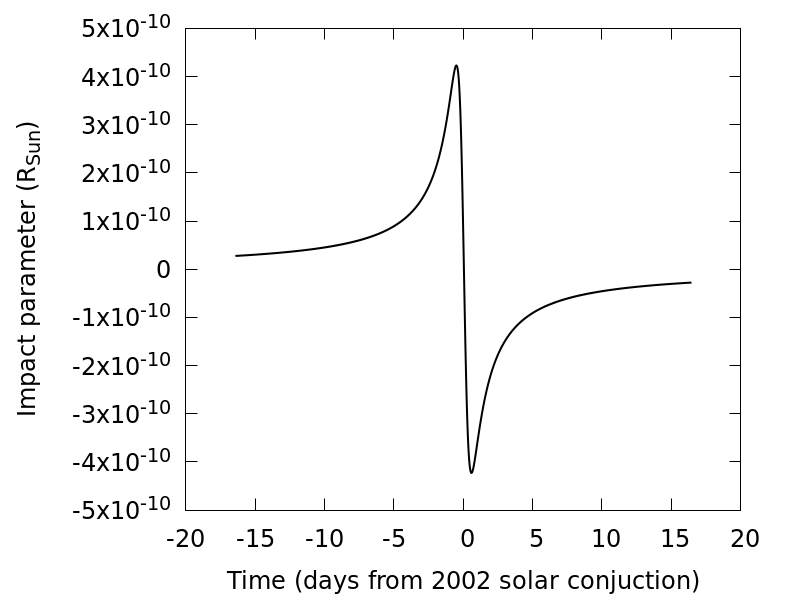

gnuplot code for this plot:
#!/usr/bin/gnuplot -persist
#
#    
#    	G N U P L O T
#    	Version 5.4 patchlevel 4    last modified 2022-07-10 
#    
#    	Copyright (C) 1986-1993, 1998, 2004, 2007-2022
#    	Thomas Williams, Colin Kelley and many others
#    
#    	gnuplot home:     http://www.gnuplot.info
#    	faq, bugs, etc:   type "help FAQ"
#    	immediate help:   type "help"  (plot window: hit 'h')
set terminal pngcairo  background "#ffffff" enhanced font "DejaVu Sans,18" fontscale 1.0 size 800, 600 
set output 'y.png'
unset clip points
set clip one
unset clip two
unset clip radial
set errorbars front 1.000000 
set border 31 front lt black linewidth 1.000 dashtype solid
set zdata 
set ydata 
set xdata 
set y2data 
set x2data 
set boxwidth
set boxdepth 0
set style fill  empty border
set style rectangle back fc  bgnd fillstyle   solid 1.00 border lt -1
set style circle radius graph 0.02 
set style ellipse size graph 0.05, 0.03 angle 0 units xy
set dummy x, y
set format x "% h" 
set format y "% h" 
set format x2 "% h" 
set format y2 "% h" 
set format z "% h" 
set format cb "% h" 
set format r "% h" 
set ttics format "% h"
set timefmt "%d/%m/%y,%H:%M"
set angles radians
set tics back
unset grid
unset raxis
set theta counterclockwise right
set style parallel front  lt black linewidth 2.000 dashtype solid
set key notitle
set key fixed right top vertical Right noreverse enhanced autotitle nobox
set key noinvert samplen 4 spacing 1 width 0 height 0 
set key maxcolumns 0 maxrows 0
set key noopaque
unset label
unset arrow
unset style line
unset style arrow
set style histogram clustered gap 2 title textcolor lt -1
unset object
unset walls
set style textbox  transparent margins  1.0,  1.0 border  lt -1 linewidth  1.0
set offsets 0, 0, 0, 0
set pointsize 1
set pointintervalbox 1
set encoding default
unset polar
unset parametric
unset spiderplot
unset decimalsign
unset micro
unset minussign
set view 60, 30, 1, 1
set view azimuth 0
set rgbmax 255
set samples 100, 100
set isosamples 10, 10
set surface implicit
set surface
unset contour
set cntrlabel  format '%8.3g' font '' start 5 interval 20
set mapping cartesian
set datafile separator whitespace
set datafile nocolumnheaders
unset hidden3d
set cntrparam order 4
set cntrparam linear
set cntrparam levels 5
set cntrparam levels auto
set cntrparam firstlinetype 0 unsorted
set cntrparam points 5
set size ratio 0 1,1
set origin 0,0
set style data points
set style function lines
unset xzeroaxis
unset yzeroaxis
unset zzeroaxis
unset x2zeroaxis
unset y2zeroaxis
set xyplane relative 0.5
set tics scale  1, 0.5, 1, 1, 1
set mxtics default
set mytics default
set mztics default
set mx2tics default
set my2tics default
set mcbtics default
set mrtics default
set nomttics
set xtics border in scale 1,0.5 mirror norotate  autojustify
set xtics  norangelimit autofreq 
set ytics border in scale 1,0.5 mirror norotate  autojustify
set ytics  norangelimit autofreq 
set ztics border in scale 1,0.5 nomirror norotate  autojustify
set ztics  norangelimit autofreq 
unset x2tics
unset y2tics
set cbtics border in scale 1,0.5 mirror norotate  autojustify
set cbtics  norangelimit autofreq 
set rtics axis in scale 1,0.5 nomirror norotate  autojustify
set rtics  norangelimit autofreq 
unset ttics
set title "" 
set title  font "" textcolor lt -1 norotate
set timestamp bottom 
set timestamp "" 
set timestamp  font "" textcolor lt -1 norotate
set trange [ * : * ] noreverse nowriteback
set urange [ * : * ] noreverse nowriteback
set vrange [ * : * ] noreverse nowriteback
set xlabel "Time (days from 2002 solar conjuction)" 
set xlabel  font "" textcolor lt -1 norotate
set x2label "" 
set x2label  font "" textcolor lt -1 norotate
set xrange [ * : * ] noreverse writeback
set x2range [ * : * ] noreverse writeback
set ylabel "Impact parameter (R_{Sun})" 
set ylabel  font "" textcolor lt -1 rotate
set y2label "" 
set y2label  font "" textcolor lt -1 rotate
set yrange [ * : * ] noreverse writeback
set y2range [ * : * ] noreverse writeback
set zlabel "" 
set zlabel  font "" textcolor lt -1 norotate
set zrange [ * : * ] noreverse writeback
set cblabel "" 
set cblabel  font "" textcolor lt -1 rotate
set cbrange [ * : * ] noreverse writeback
set rlabel "" 
set rlabel  font "" textcolor lt -1 norotate
set rrange [ * : * ] noreverse writeback
unset logscale
unset jitter
set zero 1e-08
set lmargin  -1
set bmargin  -1
set rmargin  -1
set tmargin  -1
set locale "en_US.UTF-8"
set pm3d explicit at s
set pm3d scansautomatic
set pm3d interpolate 1,1 flush begin noftriangles noborder corners2color mean
set pm3d clip z 
set pm3d nolighting
set palette positive nops_allcF maxcolors 0 gamma 1.5 color model RGB 
set palette rgbformulae 7, 5, 15
set colorbox default
set colorbox vertical origin screen 0.9, 0.2 size screen 0.05, 0.6 front  noinvert bdefault
set style boxplot candles range  1.50 outliers pt 7 separation 1 labels auto unsorted
set loadpath 
set fontpath
set psdir
set fit brief errorvariables nocovariancevariables errorscaling prescale nowrap v5
GNUTERM = "qt"
I = {0.0, 1.0}
VoxelDistance = 0.0
## Last datafile plotted: "params_vs_time.dat"
plot [:] "../params_vs_time.dat" u 1:2 w l lw 2 lc rgb "black" notitle
#    EOF
